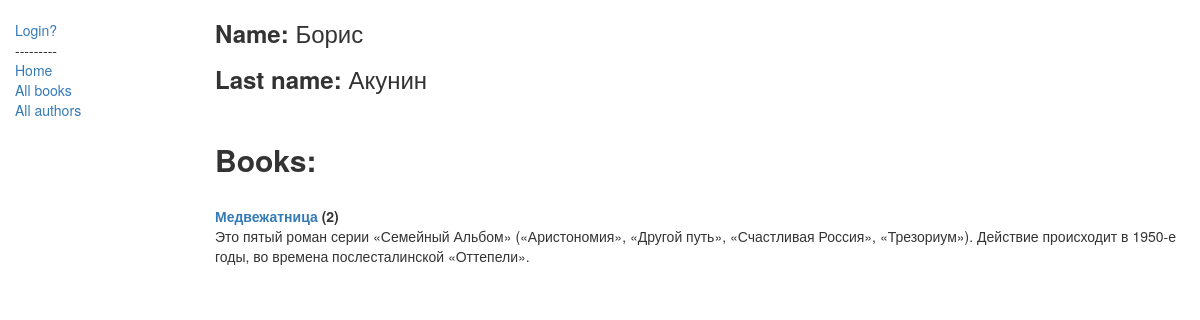
The app's page /catalog/author/1 with its own data.
### catalog/models.py (models this page shows, shortened)
class Author(models.Model):
    first_name = models.CharField(max_length=100)
    last_name = models.CharField(max_length=100)
    date_of_birth = models.DateField(null=True, blank=True)
    date_of_death = models.DateField('died', null=True, blank=True)

class Book(models.Model):
    title = models.CharField(max_length=200)
    author = models.ForeignKey('Author', on_delete=models.SET_NULL, null=True)
    summary = models.TextField(max_length=1000, help_text="Enter a brief description of the book")
    isbn = models.CharField('ISBN', max_length=13, help_text="13 characters")
    genre = models.ManyToManyField(Genre, help_text="Select a genre of this book")
    language = models.ForeignKey('Language', on_delete=models.SET_NULL, null=True)
    class Meta:
        ordering = ['title', 'author']
    def __str__(self):
        return self.title
    def display_genre(self):
        """
        Creates a string for genre. This is required to display genre in admin
        """
        return ', '.join([ genre.name for genre in self.genre.all()[:3]])
    display_genre.short_description = 'Genre'

### catalog/views.py (the view)
# urls.py: re_path(r'^author/(?P<pk>\d+)$', views.AuthorDetailView.as_view(), name='author-detail'),
class AuthorDetailView(generic.DetailView):
    model = Author
    template_name = 'author_detail.html'

### catalog/templates/author_detail.html
{% extends 'base_generic.html' %}
{% block content %}
    <h3><strong>Name:</strong> {{ author.first_name }}</h3>
    <h3><strong>Last name:</strong> {{ author.last_name }}</h3>
    <br>
    <p><h2><strong>Books:</strong></h2></p>
    <br>
{% for book in author.book_set.all %}
  <dt><a href="{% url 'book-detail' book.pk %}">{{book}}</a> ({{book.bookinstance_set.all.count}})</dt>
  <dd>{{book.summary}}</dd>
{% endfor %}
{% endblock %}

### records on screen
Author: first_name "Борис", last_name "Акунин"
Book: title "Медвежатница", bookinstance_set.all.count "2", summary "Это пятый роман серии «Семейный Альбом» («Аристономия», «Другой путь», «Счастливая Россия», «Трезориум»). Действие происходит в 1950-е годы, во времена послесталинской «Оттепели»."
